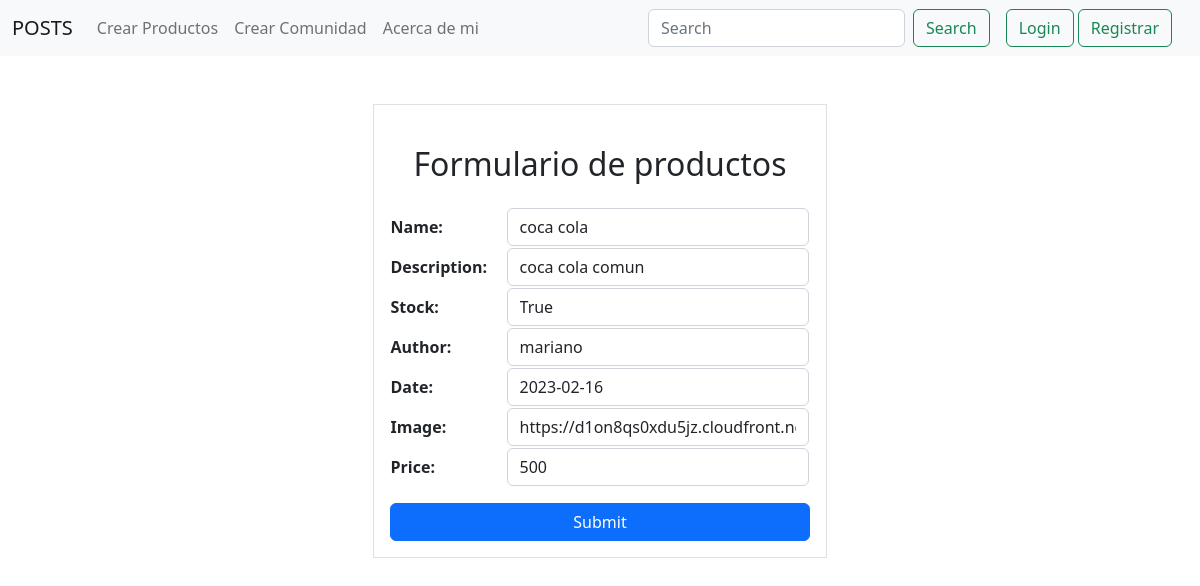
Page /update-producto/4 on the earlier database version.
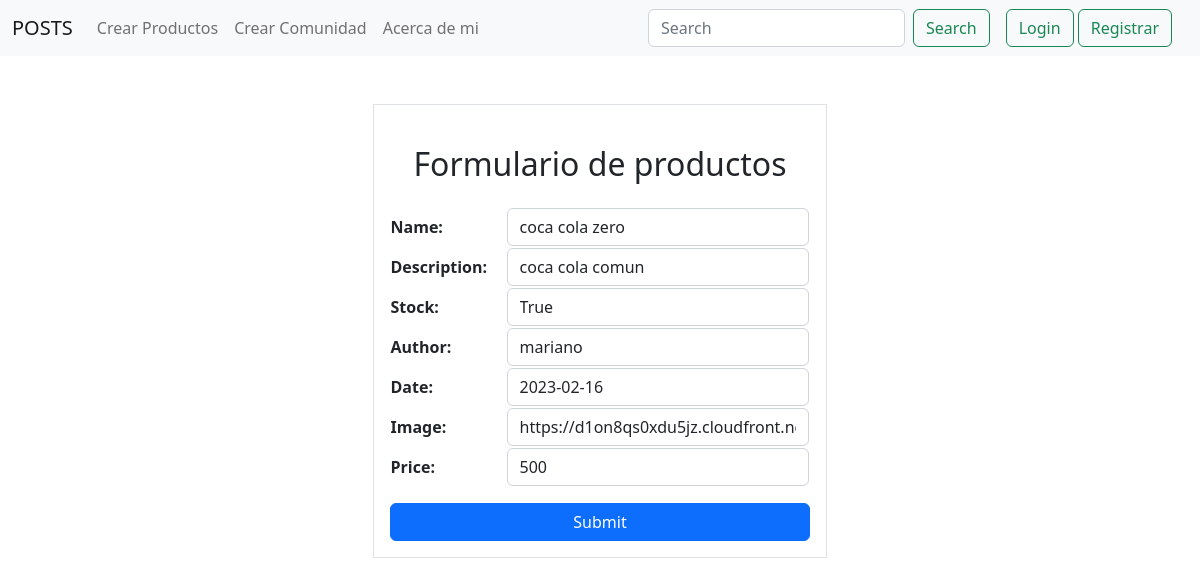
Same page on the later database version.
### ecommerce/models.py (models this page shows)
class Productos (models.Model):
    name = models.CharField(max_length=20)
    author = models.CharField(max_length=20)
    description = models.CharField(max_length=100)
    image = models.CharField(max_length=200)
    stock = models.BooleanField()
    price = models.IntegerField()
    date = models.DateField(default=date.today)

### ecommerce/views.py (the view)
# urls.py: path('update-producto/<data>', actualizar_producto, name='UpdateProducto'),
def actualizar_producto(request, data):
    if request.method == "GET" and "search" in request.GET:
        search = request.GET["search"]
        productos = Productos.objects.filter(name__icontains=search)
        comunidades = Community.objects.filter(name__icontains=search)
        context = {"productos": productos, "username": global_username, 'comunidades': comunidades}
        return render(request, "posts.html", context=context)
    productoUpdate = Productos.objects.filter(id=data)
    if request.method == "POST":
        form = ProductosFormulario(request.POST)
        if form.is_valid():
            username = form.cleaned_data["name"]
            author = form.cleaned_data["author"]
            description = form.cleaned_data["description"]
            image = form.cleaned_data["image"]
            stock = form.cleaned_data["stock"]
            price = form.cleaned_data["price"]
            date = form.cleaned_data["date"]
            productoUpdate.update(name=username, date=date, author=author, description= description, image=image, stock=stock, price=price)
            return redirect("VerPosts")
        else:
            return render(request, "formulario-productos.html", {"formulario":form, "username": global_username})
    else:
        form = ProductosFormulario(initial={
            'name':productoUpdate[0].name,
            'author':productoUpdate[0].author,
            'description':productoUpdate[0].description,
            'image':productoUpdate[0].image,
            'stock':productoUpdate[0].stock,
            'price':productoUpdate[0].price,
            'date': str(datetime.now().date(),)
            })
        return render(request, "formulario-productos.html", {"formulario":form, "username": global_username})

### ecommerce/forms.py
class ProductosFormulario (forms.Form):
    name = forms.CharField(widget=forms.TextInput(attrs={"placeholder": "Nombre", "class": "form-control"}), max_length=20)
    description = forms.CharField(widget=forms.TextInput(attrs={"placeholder": "Descripcion", "class": "form-control"}), max_length=100)
    stock = forms.BooleanField(widget=forms.TextInput(attrs={"placeholder": "Stock", "class": "form-control"}), )
    author = forms.CharField(widget=forms.TextInput(attrs={"placeholder": "Autor", "class": "form-control"}), max_length=20)
    date = forms.DateField(widget=forms.TextInput(attrs={"placeholder": "Fecha", "class": "form-control"}), )
    image = forms.CharField(widget=forms.TextInput(attrs={"placeholder": "Imagen ('url')", "class": "form-control"}), max_length=200)
    price = forms.IntegerField(widget=forms.TextInput(attrs={"placeholder": "Precio", "class": "form-control"}), )

### templates/formulario-productos.html (shortened to what this page needs)
{% extends 'base.html' %}
{% block contenido_form %}
<div class="m-5">
  <form class="d-flex justify-content-center flex-column border p-3 m-auto" style="width: fit-content;" action="" method="POST"> {% csrf_token %}
    <h2 class="text-center m-4">Formulario de productos</h2>
    <table>
      {{formulario.as_table}}
    </table>
    <button type="submit" class="btn btn-primary mt-3">Submit</button>
  </form>
</div>
{% endblock %}

Differences in the rows shown:
changed Productos "coca cola comun": name "coca cola" → "coca cola zero"
